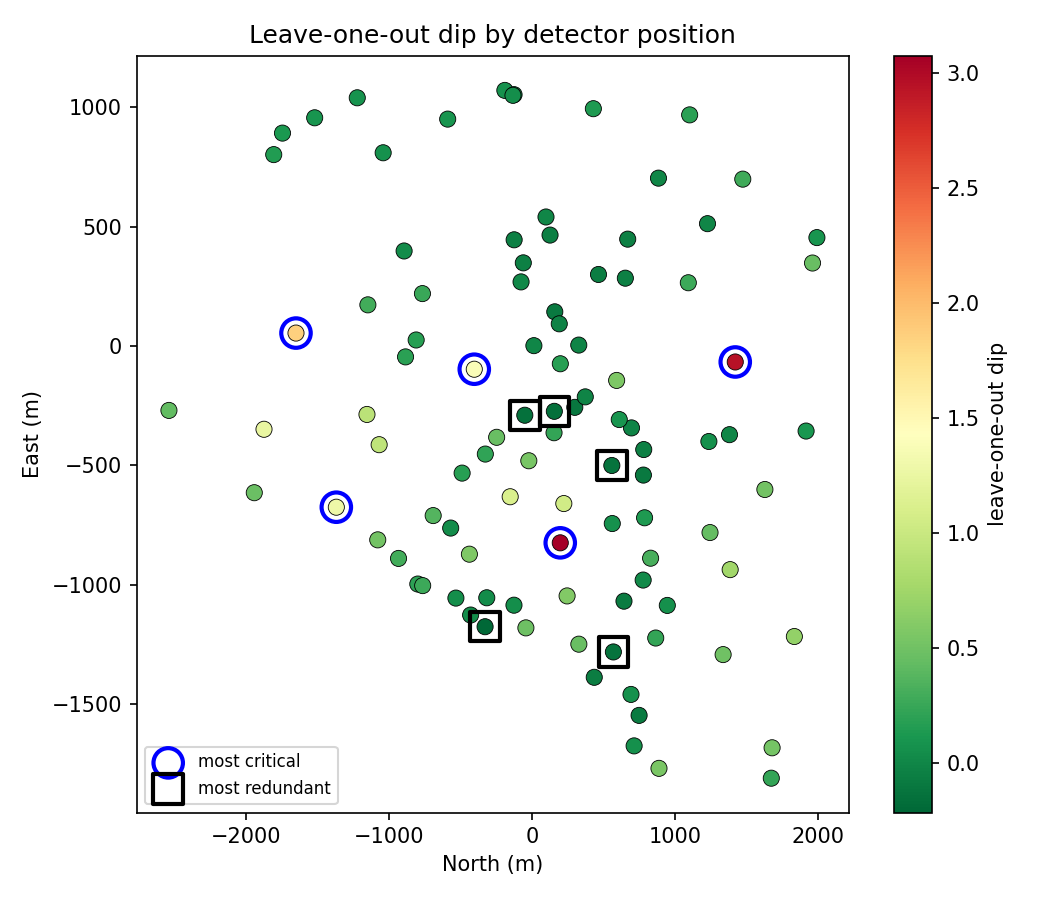

Write the Python code that produced this figure.
#!/usr/bin/env python3
"""
What is physically special about the detectors the leave-one-out sweep
(detector_removal_analysis.py) identified as most critical vs. most
redundant? Pure geometry follow-up -- no FNN/recon forward passes needed,
just the already-saved dip values, the already-saved layout, and the
mountain surface.

For every one of the 100 detectors, computes:
  - Up (elevation), via SurfaceUpMap (East, North) -> Up
  - z_cont (continuous shower-layer depth), via mountain.east_to_z_cont(East)
  - distance from the layout's own centroid (mean North, mean East)
  - distance to its nearest OTHER detector in the same layout (local density)
  - distance to the mountain footprint bounding-box edge (boundary proxy)

Then correlates each feature against the leave-one-out dip across all 100
detectors (Pearson r), and prints the feature values for the specific
detectors flagged as most critical / most redundant, to see whether the
critical few are explained by location (edge vs. interior), elevation,
shower-layer depth, or local sparsity, rather than being unexplainable.
"""
import os, sys, json
import numpy as np
import torch

_V6 = "/n/holylfs05/LABS/arguelles_delgado_lab/Everyone/jagarwal/TambOpt-zlt/detector_optimization_v6"
sys.path.insert(0, _V6)
import layouts as _layouts  # noqa: E402  (layout paths live in one place)
import modules_v6  # noqa: F401

from modules_v6.constants import (
    N_DETECTORS, GEOMETRY_PATH_RESOLVED, GEOMETRY_GROUP, DET_KEY,
    EAST_ENTRY, LAYER_EAST_DX, N_PLANES,
)
from modules_v4.tr_geometry import load_tr_mountain
from modules_v6.tr_surface_map_ne import SurfaceUpMap

HERE = os.path.dirname(os.path.abspath(__file__))
RUN_BASE = "/n/holylfs05/LABS/arguelles_delgado_lab/Everyone/jagarwal/v6_runs"
N_HIGHLIGHT = 5   # how many top critical / redundant detectors to print in detail

print("=" * 70)
print("Critical-detector geometry follow-up")
print("=" * 70)

mountain = load_tr_mountain(GEOMETRY_PATH_RESOLVED, GEOMETRY_GROUP, DET_KEY,
    east_entry=EAST_ENTRY, layer_east_dx=LAYER_EAST_DX, n_planes=N_PLANES)
surface = SurfaceUpMap.from_mountain(mountain)

with open(os.path.join(HERE, "detector_removal_results.json")) as f:
    removal = json.load(f)
dips = np.array(removal["leave_one_out"]["dips"], dtype=np.float64)
assert dips.shape[0] == N_DETECTORS

layout = torch.load(
    _layouts.primary(),
    map_location="cpu", weights_only=False)
N_pos = layout["x"].float().reshape(-1)   # North
E_pos = layout["y"].float().reshape(-1)   # East
assert N_pos.shape[0] == N_DETECTORS

with torch.no_grad():
    Up_pos = surface(N_pos, E_pos).numpy()
z_cont = mountain.east_to_z_cont(E_pos.numpy())

N_np, E_np = N_pos.numpy(), E_pos.numpy()
centroid_N, centroid_E = N_np.mean(), E_np.mean()
dist_centroid = np.sqrt((N_np - centroid_N) ** 2 + (E_np - centroid_E) ** 2)

# Nearest OTHER placed detector (local density proxy) -- lower = denser neighborhood.
d2_pairwise = (N_np[:, None] - N_np[None, :]) ** 2 + (E_np[:, None] - E_np[None, :]) ** 2
np.fill_diagonal(d2_pairwise, np.inf)
dist_nearest_other = np.sqrt(d2_pairwise.min(axis=1))

# Distance to the mountain footprint's bounding-box edge (simple boundary proxy;
# smaller = closer to the edge of the surveyed region).
dist_to_edge = np.minimum.reduce([
    N_np - mountain.n_min, mountain.n_max - N_np,
    E_np - mountain.east_lo, mountain.east_hi - E_np,
])

features = dict(
    Up=Up_pos, z_cont=z_cont, dist_from_centroid=dist_centroid,
    dist_nearest_other_detector=dist_nearest_other, dist_to_bbox_edge=dist_to_edge,
)

print(f"\nLeave-one-out dip stats: mean={dips.mean():.4f} std={dips.std():.4f} "
      f"min={dips.min():.4f} max={dips.max():.4f}")

print("\n[correlations] Pearson r between leave-one-out dip and each geometric feature "
      f"(across all {N_DETECTORS} detectors):")
correlations = {}
for name, vals in features.items():
    r = float(np.corrcoef(dips, vals)[0, 1])
    correlations[name] = r
    print(f"  {name:30s}: r = {r:+.3f}")

order_by_dip = np.argsort(dips)  # ascending: most redundant first, most critical last
redundant_idx = order_by_dip[:N_HIGHLIGHT]
critical_idx = order_by_dip[-N_HIGHLIGHT:][::-1]  # most critical first

def _print_group(label, idxs):
    print(f"\n  {label}:")
    for i in idxs:
        i = int(i)
        print(f"    det {i:3d}  dip={dips[i]:+.4f}  N={N_np[i]:+8.1f}  E={E_np[i]:+8.1f}  "
              f"Up={Up_pos[i]:7.1f}  z_cont={z_cont[i]:5.2f}  "
              f"dist_centroid={dist_centroid[i]:7.1f}  nearest_other={dist_nearest_other[i]:6.1f}  "
              f"dist_edge={dist_to_edge[i]:7.1f}")

print(f"\n[highlight] top {N_HIGHLIGHT} MOST CRITICAL detectors (largest dip):")
_print_group("critical", critical_idx)
print(f"\n[highlight] top {N_HIGHLIGHT} MOST REDUNDANT detectors (smallest/most negative dip):")
_print_group("redundant", redundant_idx)

# Group-mean comparison: critical-5 vs redundant-5 vs the remaining 90, per feature.
rest_idx = np.setdiff1d(np.arange(N_DETECTORS), np.concatenate([critical_idx, redundant_idx]))
print(f"\n[group means] critical-{N_HIGHLIGHT} vs redundant-{N_HIGHLIGHT} vs remaining "
      f"{len(rest_idx)}:")
for name, vals in features.items():
    c_mean = vals[critical_idx].mean()
    r_mean = vals[redundant_idx].mean()
    o_mean = vals[rest_idx].mean()
    print(f"  {name:30s}: critical={c_mean:8.2f}  redundant={r_mean:8.2f}  rest={o_mean:8.2f}")

results = dict(
    dips=dips.tolist(),
    features={k: v.tolist() for k, v in features.items()},
    correlations=correlations,
    critical_idx=critical_idx.tolist(),
    redundant_idx=redundant_idx.tolist(),
)
out_path = os.path.join(HERE, "critical_detector_geometry_results.json")
with open(out_path, "w") as f:
    json.dump(results, f, indent=2)
print(f"\nSaved to {out_path}")

try:
    import matplotlib
    matplotlib.use("Agg")
    import matplotlib.pyplot as plt
    fig, ax = plt.subplots(figsize=(7, 6))
    sc = ax.scatter(N_np, E_np, c=dips, cmap="RdYlGn_r", s=60, edgecolor="k", linewidth=0.4)
    plt.colorbar(sc, ax=ax, label="leave-one-out dip")
    ax.scatter(N_np[critical_idx], E_np[critical_idx], facecolor="none",
               edgecolor="blue", s=200, linewidth=2, label="most critical")
    ax.scatter(N_np[redundant_idx], E_np[redundant_idx], facecolor="none",
               edgecolor="black", s=200, linewidth=2, marker="s", label="most redundant")
    ax.set_xlabel("North (m)")
    ax.set_ylabel("East (m)")
    ax.set_title("Leave-one-out dip by detector position")
    ax.legend(fontsize=8)
    fig.tight_layout()
    out_png = os.path.join(HERE, "critical_detector_geometry.png")
    fig.savefig(out_png, dpi=150)
    print(f"[plot] wrote {out_png}")
except Exception as exc:
    print(f"[plot] skipped ({exc!r})")

print("\n" + "=" * 70)
print("SUMMARY")
print("=" * 70)
strongest = max(correlations, key=lambda k: abs(correlations[k]))
print(f"  Strongest correlate of dip: {strongest} (r={correlations[strongest]:+.3f})")
print("  (|r| < 0.3 for all features would mean location/elevation/depth/density alone "
        "don't explain criticality -- it may depend on the shower-population structure "
        "the utility function weights, not simple geometry.)")
